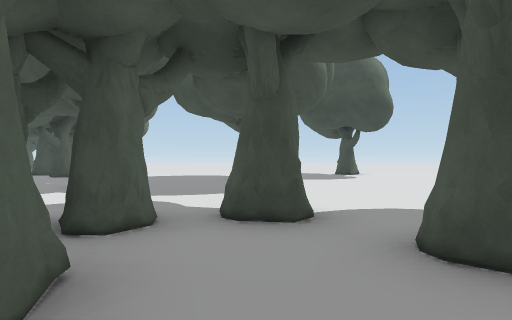
View 1 (above)

22 first-person views from a walk through a scene from a Unity 3-D project. The camera is 1.2 m above the floor, looks level and sees 80° across. The floor is counted in squares, 2 m on a side. Each view is taken from the middle of a square. On the plan, view 1 faces up. The plan holds only what a view shows up to about 9 squares ahead; the rest is blank. The place goes on beyond the plan. Some surface patterns are stand-ins.

View 2
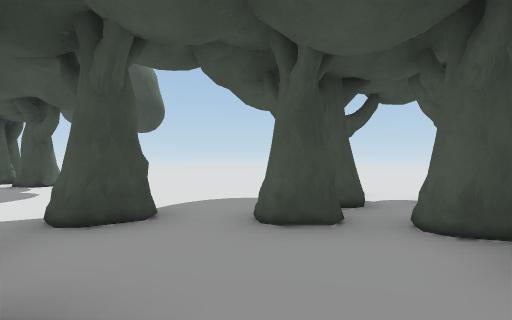

View 3
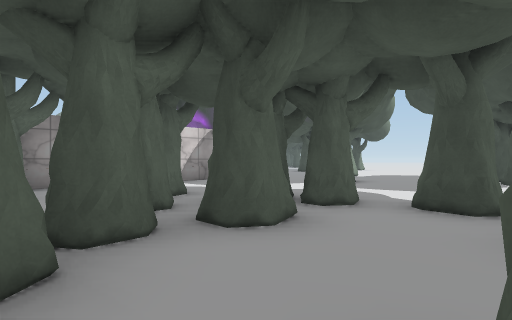

View 4
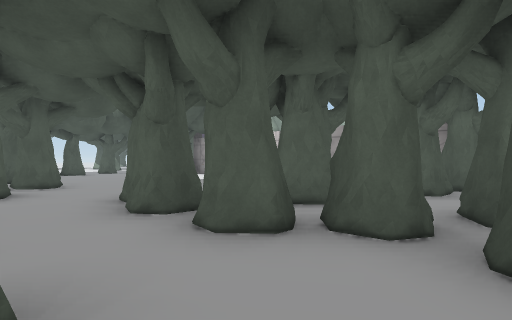

View 5
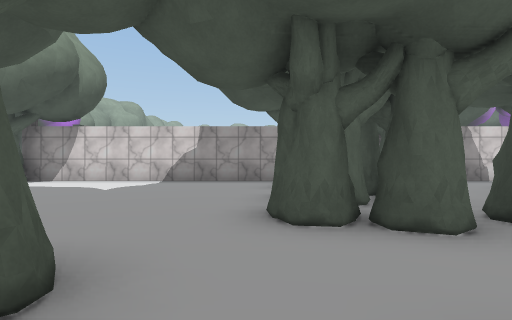

View 6
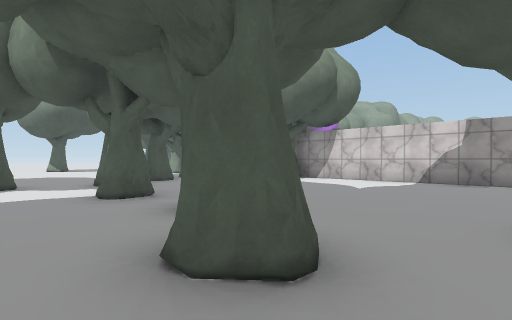

View 7
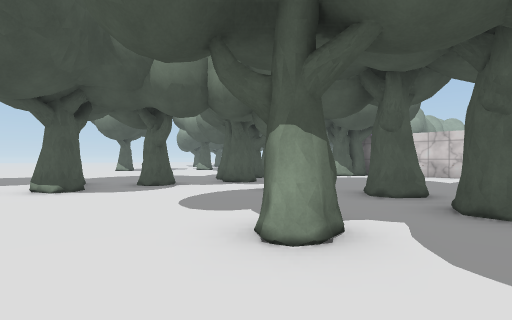

View 8
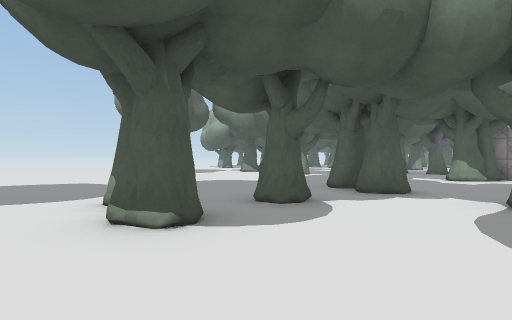

View 9
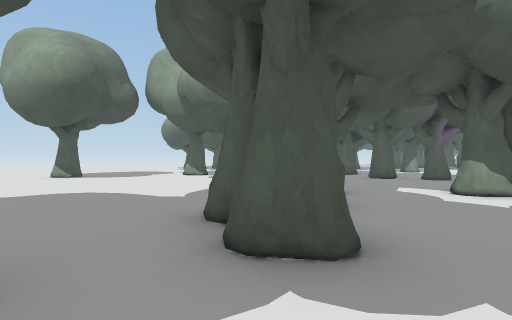

View 10
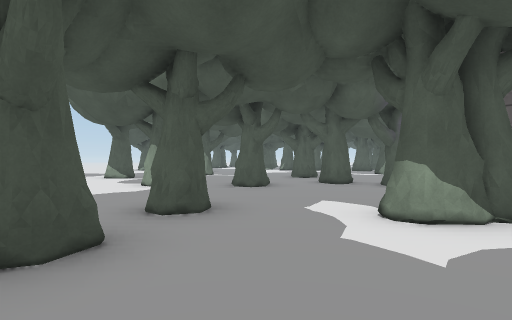

View 11
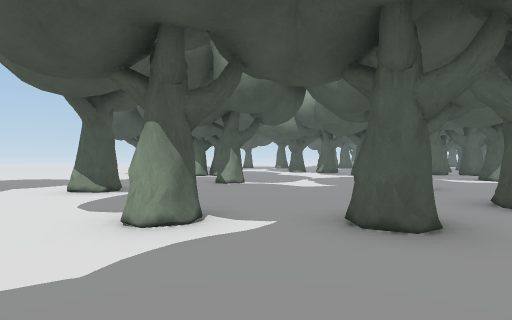

View 12
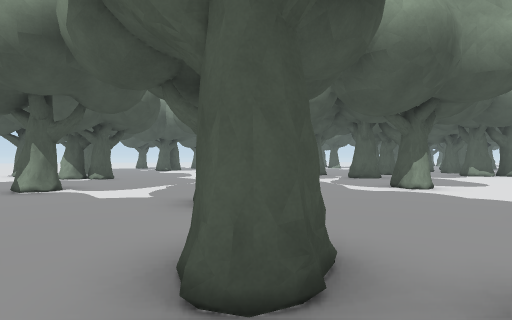

View 13
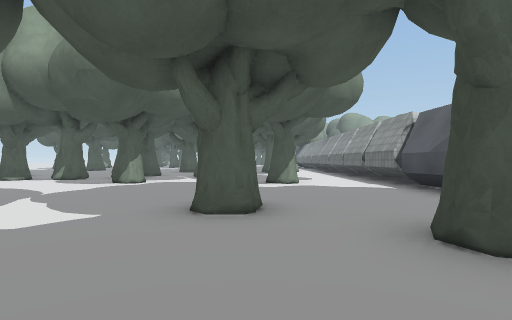

View 14
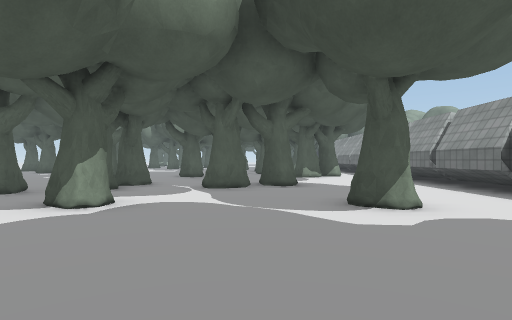

View 15
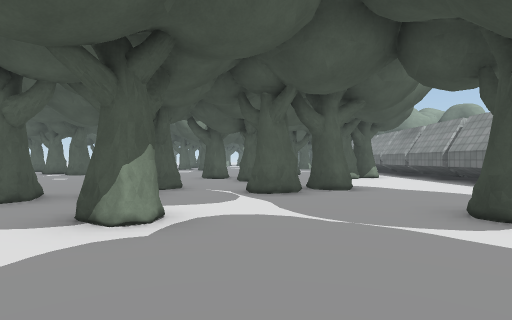

View 16
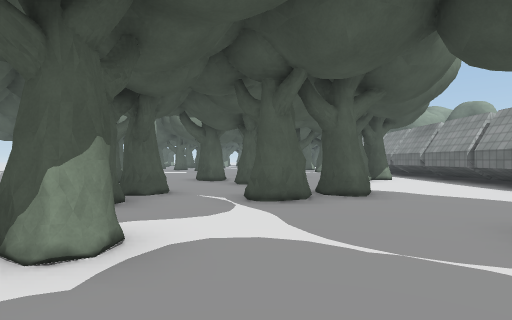

View 17
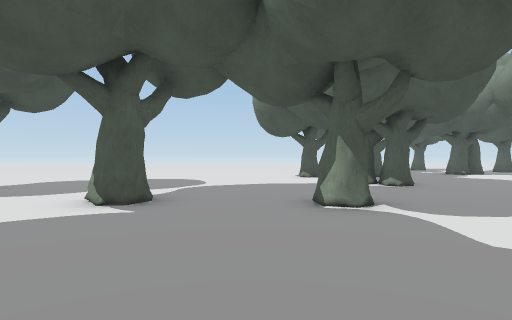

View 18
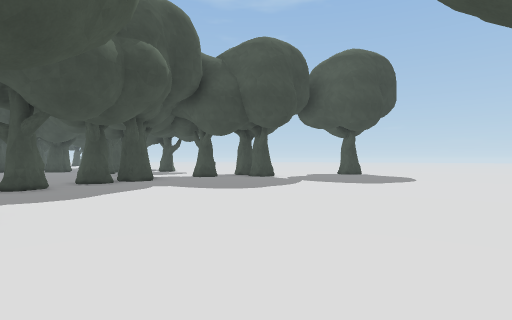

View 19
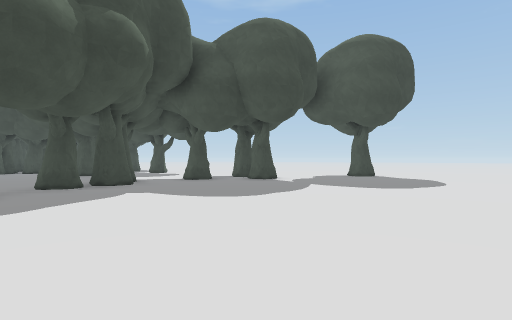

View 20
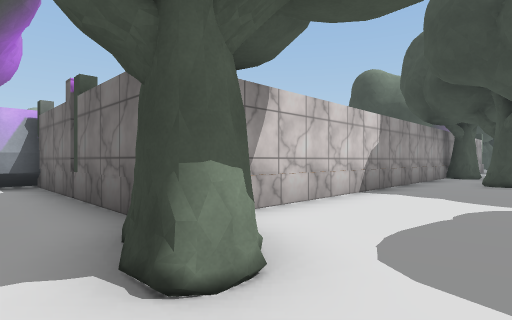

View 21
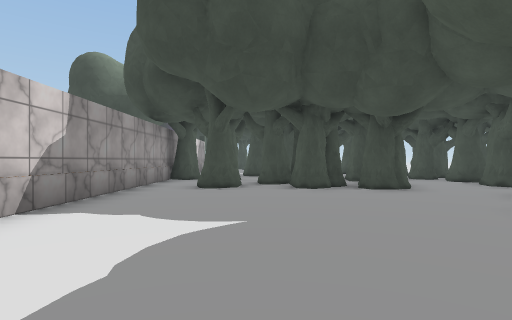

View 22
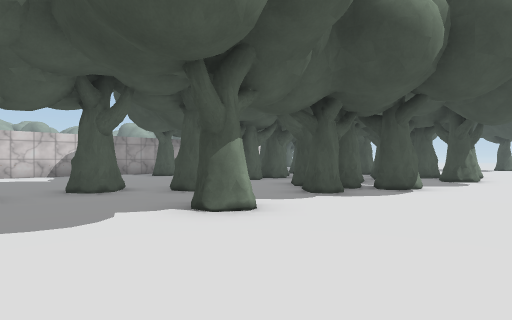

### Floor plan
Key: @ floor where view 1 was taken; # wall or solid block; x gap in a wall; . floor; T thing the floor can be seen under or through.
Columns run from 22 left of view 1 to 6 right of it. Each row starts with its distance up from view 1.
 11                       #
 10                       #
  9                    ...x ....
  8                    ...#.....
  7                  .. .......
  6                   .........
  5                   .........
  4                #.  .......
  3                #....Tx#..  ..
  2                #..#. ...##...
  1                #.. TTT..x.#.
  0                ##...T.@##...
 -1                ###.TTT..#...
 -2                #...TTT..##..
 -3                #.#.###..##..
 -4                #.........#...
 -5                #.......#.....
 -6                #.............
 -7                #......#......
 -8                #.............
 -9                #......#......
-10           #######...........
-11           #.....#....#......
-12       #####  .......##..x#..
-13 ########.....#....#......#..
-14 #............#..............
-15 #......#.......#...........
-16  ..........#...............
-17  ...#.......................
-18  #..#........................
-19 #......#.....................
-20 ....##.......#..#............
-21     .x.................
-22  #...##.............
-23  ...  #....#.........
-24  ..    ....# ........

Positions as (right, up) in squares from view 1, and headings:
1: (0, 0), facing up
2: (-1, 0), facing up-right
3: (1, -1), facing up-left
4: (1, 1), facing down-left
5: (2, -4), facing left
6: (2, -4), facing down-left
7: (5, -5), facing down-left
8: (5, -9), facing down-left
9: (1, -10), facing down-left
10: (-2, -10), facing down-left
11: (-4, -14), facing down-left
12: (-8, -13), facing down-left
13: (-7, -16), facing left
14: (-11, -17), facing left
15: (-12, -18), facing left
16: (-13, -18), facing left
17: (-8, -16), facing down
18: (-5, -21), facing up-right
19: (-4, -20), facing up-right
20: (-4, -12), facing up-left
21: (-4, -10), facing up
22: (6, -9), facing up-left
